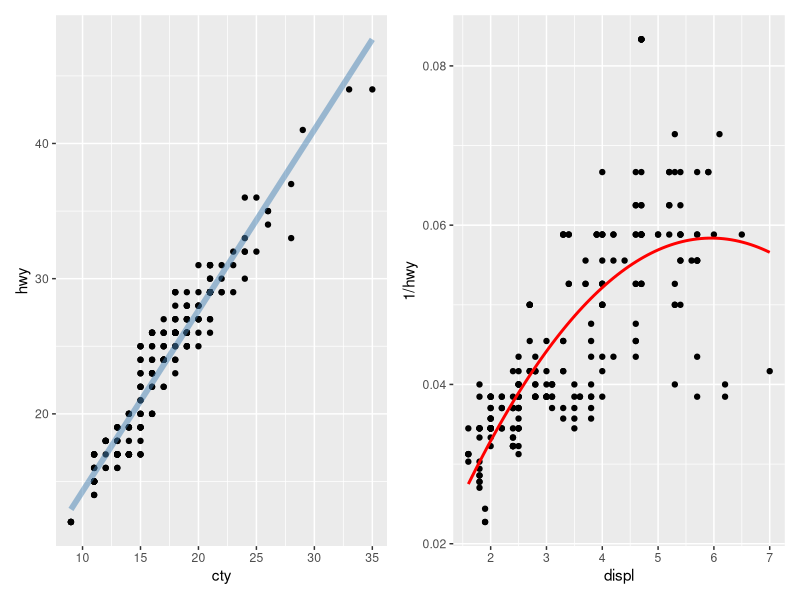

Reproduce this figure in R.
## ---- chunk 1
knitr::opts_chunk$set(warning = F, message = F, cache = TRUE,tidy=F,fig.align='center',fig.showtext=TRUE,results="hold",fig.show = "hold")
library(tidyverse)
library(patchwork)
## ---- chunk 2
bestfit <- geom_smooth(
  method = "lm", 
  se = FALSE, 
  colour = alpha("steelblue", 0.5), 
  size = 2
)

geom_lm <- function(formula = y ~ x, colour = alpha("steelblue", 0.5),
                    size = 2, ...)  {
  geom_smooth(formula = formula, se = FALSE, 
              method = "lm", colour = colour, size = size, ...)}
# variable
ggplot(mpg, aes(cty, hwy)) + 
  geom_point() + 
  bestfit |
# function
ggplot(mpg, aes(displ, 1 / hwy)) + 
  geom_point() + 
  geom_lm(y ~ poly(x, 2), size = 1, colour = "red")

